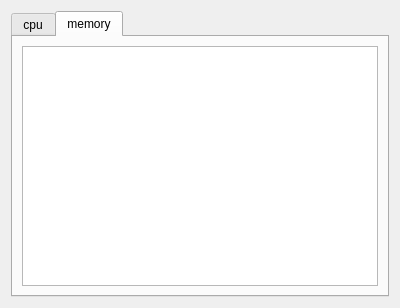
<?xml version="1.0" encoding="UTF-8"?>
<ui version="4.0">
 <class>system_monitor::qt::monitorWidget</class>
 <widget class="QWidget" name="system_monitor::qt::monitorWidget">
  <property name="geometry">
   <rect>
    <x>0</x>
    <y>0</y>
    <width>400</width>
    <height>308</height>
   </rect>
  </property>
  <property name="windowTitle">
   <string>monitorWidget</string>
  </property>
  <layout class="QGridLayout" name="gridLayout">
   <item row="0" column="0">
    <widget class="QTabWidget" name="tabWidget">
     <property name="currentIndex">
      <number>1</number>
     </property>
     <widget class="QWidget" name="cpuPage">
      <attribute name="title">
       <string>cpu</string>
      </attribute>
      <layout class="QGridLayout" name="gridLayout_2">
       <item row="0" column="0">
        <widget class="QTableWidget" name="cpuTable">
         <property name="editTriggers">
          <set>QAbstractItemView::EditTrigger::NoEditTriggers</set>
         </property>
        </widget>
       </item>
      </layout>
     </widget>
     <widget class="QWidget" name="memPage">
      <attribute name="title">
       <string>memory</string>
      </attribute>
      <layout class="QGridLayout" name="gridLayout_3">
       <item row="0" column="0">
        <widget class="QTableWidget" name="memoryTable">
         <property name="editTriggers">
          <set>QAbstractItemView::EditTrigger::NoEditTriggers</set>
         </property>
        </widget>
       </item>
      </layout>
     </widget>
    </widget>
   </item>
  </layout>
 </widget>
 <resources/>
 <connections/>
</ui>
